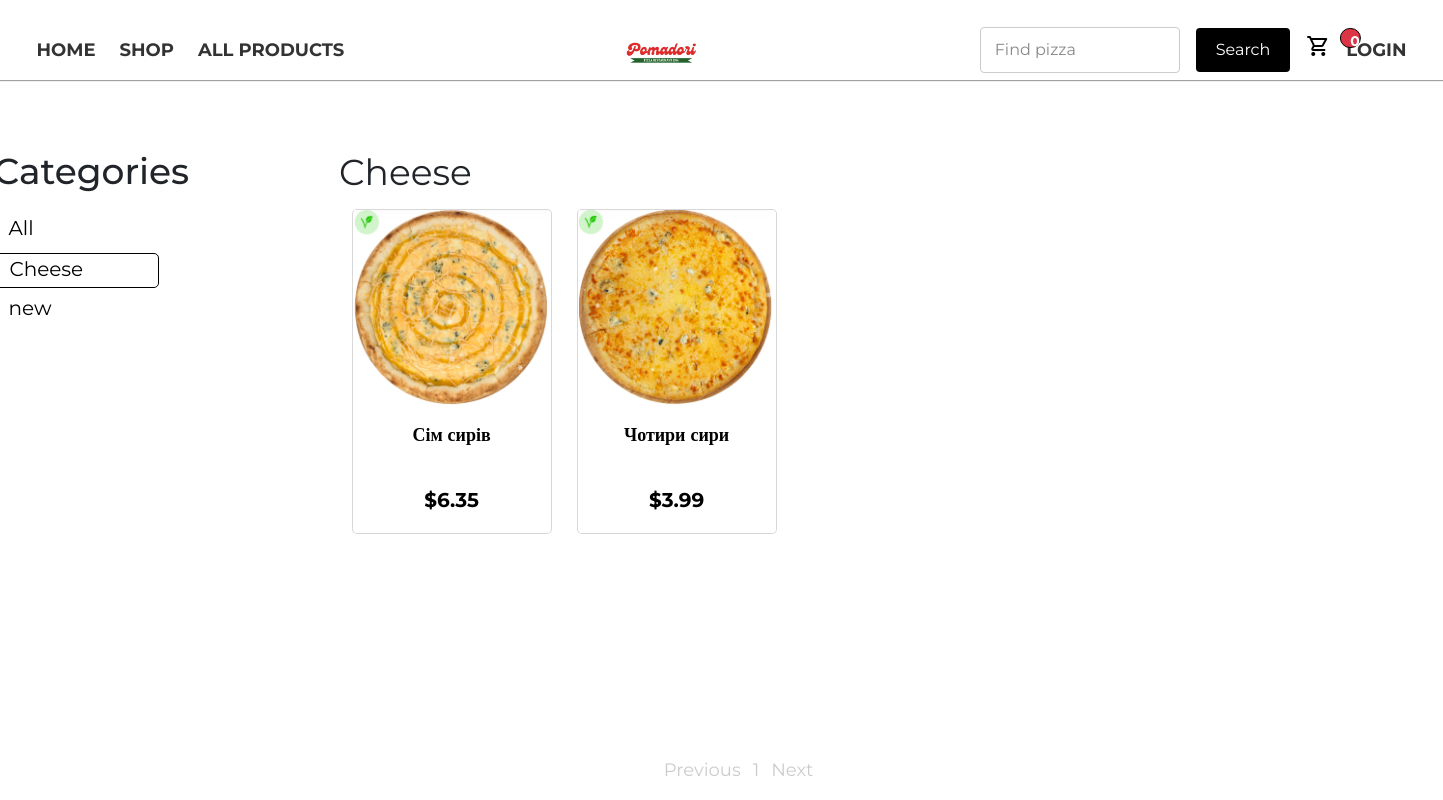
Screenshot of /shop/category/cheese/ with the database file from the repository.
### main/models.py (models this page shows, shortened)
class Category(models.Model):
    name = models.CharField(max_length=255, unique=True)
    slug = models.SlugField(max_length=255, unique=True)
    class Meta:
        ordering = ['name']
        indexes = [models.Index(fields=['name'])]
        verbose_name = 'category'
        verbose_name_plural = 'categories'
    def get_absolute_url(self):
        return reverse('main:product_list_by_category', args=[self.slug])

class Products(models.Model):
    category = models.ForeignKey(Category, related_name='products', on_delete=models.CASCADE)
    name = models.CharField(max_length=155)
    slug = models.SlugField(max_length=155)
    image = models.ImageField(upload_to='products/%Y/%m/%d', blank=True)
    description = models.TextField(blank=True)
    price = models.DecimalField(max_digits=10, decimal_places=2)
    available = models.BooleanField(default=True)
    created = models.DateTimeField(auto_now_add=True)
    updated = models.DateTimeField(auto_now=True)
    discount = models.DecimalField(default=0.00, max_digits=4, decimal_places=2)
    class Meta:
        ordering = ['name']
        indexes = [
            models.Index(fields=['id', 'slug']),
            models.Index(fields=['name']),
            models.Index(fields=['-created'])
        ]
    def get_absolute_url(self):
        return reverse('main:product_detail', args=[self.slug])

### main/views.py (the view)
# urls.py: path('shop/',views.product_list,name='product_list'),
def product_list(request,category_slug=None):
    page=request.GET.get('page',1)
    category=None
    products=Products.objects.all()
    paginator=Paginator(products,5)
    current_page=paginator.page(int(page))
    categories=Category.objects.all()
    if category_slug:
        category=get_object_or_404(Category,slug=category_slug)
        paginator=Paginator(products.filter(category=category),5)
        current_page=paginator.page(int(page))
    return render(request,'main/list.html',{'category':category,
                                            'categories':categories,
                                            'products':current_page,
                                            'slug_url':category_slug})

### cart/cart.py (called while the page is built)
    def __len__(self):
        return sum(item['quantity'] for item in self.cart.values())

### cart/context_processors.py (called while the page is built)
def cart(request):
    return {'cart':Cart(request)}

### main/templates/main/list.html (shortened to what this page needs)
{% extends "main/base.html" %}
{% load static %}
{% block content %}
    <div class="list d-flex">
        <div class="sidebar">
            <h3>Categories</h3>
            <ul>
                <li {% if not category %}class="selected"{% endif %}>
                    <a href="{% url "main:product_list" %}">All</a>
                </li>
                {% for i in categories %}
                    <li {% if category.slug == i.slug %}class="selected"{% endif %}>
                        <a href="{{ i.get_absolute_url }}">{{ i.name }}</a>
                    </li>
                {% endfor %}
            </ul>
        </div>
        <div class="main">
            <div class="main-title">
                {% if category %}{{ category.name }}{% else %}Products{% endif %}
            </div>
            <div class="product-list">
                <div class="items">
                    {% for product in products %}
                        <div class="item">
                            <a href="{{ product.get_absolute_url }}" class="home-card d-flex flex-column align-items-center text-center">
                                <img src="{% if product.image %}{{ product.image.url }}{% else %}{% static 'img/Not found image.png' %}{% endif %}" class="card-img" alt="">
                                <h5 class="title-card">{{ product.name }}</h5>
                                {% if product.discount %}
                                    <div class="cart-discount d-flex gap-2">
                                        <p class="line"> ${{ product.price }}</p>
                                        <p> ${{ product.sell_price }}</p>
                                    </div>
                                {% else %}
                                    <p class="price"> ${{ product.price }}</p>
                                {% endif %}
                            </a>
                        </div>
                    {% endfor %}
                </div>
            </div>
            <ul class="pagination">
                <li class="{% if not products.has_previous %}disabled{% endif %}">
                    <a href="{% if products.has_previous %}?page={{products.privious_page_number}}{% endif %}">Previous</a>
                </li>
                {% for page in products.paginator.page_range  %}
                {% if page >= products.number|add:-2 and page <= products.number|add:2%}
                    <li>
                        <a href="?page={{page}}"class="{% if products.number == page %}disabled{% endif %}">{{page}}</a>
                    </li>
                    {% endif %}
                {% endfor %}
                <li class="{% if not products.has_previous %}disabled{% endif %}">
                    <a href="{% if products.has_next %}?page={{products.next_page_number}}{% endif %}">Next</a>
                </li>
            </ul>
        </div>
    </div>
{% endblock content %}

### main/static/css/base.css (style rules this page uses)
:root { --box-shadow: 0px 1px 1px rgba(0,0,0,0.363); }
body { font-family: "Montserrat", serif; font-size: 18px; padding: 0; margin: 0; overflow-x: hidden; }
ul { list-style: none; padding: 0; }
a { text-decoration: none; color: #000; }
h3 { font-size: 36px; }
h5 { font-size: 18px; margin: 0; font-weight: 600; }
.home-card { width: 200px; height: 325px; border: 1px solid #00000027; border-radius: 5px; transition: all 0.5s ease; background-color: #fff; }
.title-card { max-width: 185px; margin-top: 20px; min-height: 70px; }
.card-img { width: 195px; height: 195px; }
.price { font-size: 20px; font-weight: 700; margin-top: -10px; }
.main { margin-left: 150px; }
.main-title { font-size: 36px; margin-bottom: 10px; margin-top: 65px; }
.items { display: grid; grid-template-columns: repeat(auto-fill,225px); width: 100%; max-width: 1300px; justify-content: center; justify-items: center; column-gap: 0px; row-gap: 10px; margin: 0 auto; }
.sidebar { margin-top: 70px; }
.list { margin-left: -80px; }
.sidebar ul li { font-size: 20px; width: 165px; height: 35px; margin-bottom: 5px; }
.sidebar ul li a { margin-left: 15px; width: 165px; }
.sidebar ul { margin-top: 20px; }
.selected { border: 1px solid #000; border-radius: 5px; }
.pagination { display: flex; position: absolute; bottom: 0%; left: 46%; gap: 12px; justify-content: center; }
.disabled { opacity: 0.2; }

### rows the page displays
Category: name "Cheese"
Category: name "new"
Products: image (picture), name "Сім сирів", price "6.35"
Products: image (picture), name "Чотири сири", price "3.99"

### other values shown
{{ page }} "1"
